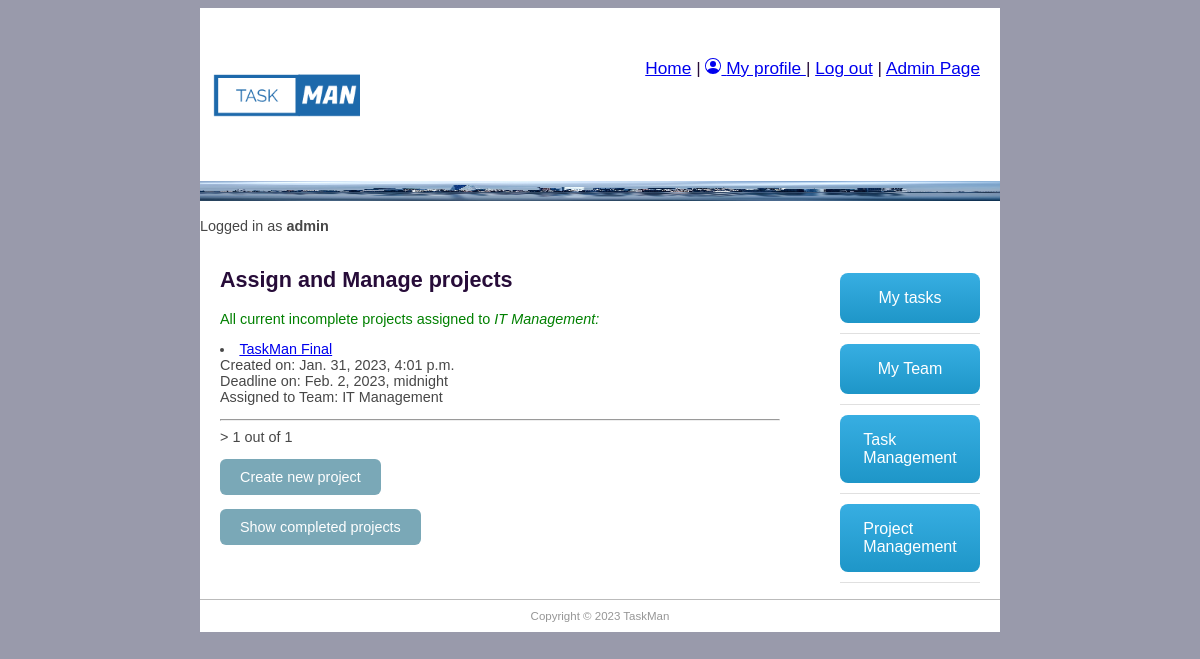
Page /taskman/projects/ (signed in) on the committed database.
### taskman/models.py (models this page shows, shortened)
class Employee(models.Model):
    user = models.OneToOneField(User, on_delete=models.CASCADE)
    group_id = models.ForeignKey(Group, help_text='Assign to a team', on_delete=models.SET_NULL, null=True, blank=True)
    photo = models.ImageField(default='default.png', upload_to='profile_pics')
    team_role = models.ForeignKey(TeamRole, help_text='Assign a position', on_delete=models.SET_NULL, null=True, blank=True)
    task_number = models.IntegerField('Number of tasks assigned', default=0)

class Project(models.Model):
    title = models.CharField('Project title', max_length=100, help_text='Enter project title')
    description = models.TextField('Description', max_length=2000, help_text='Enter project description')
    group_id = models.ForeignKey(Group, help_text='Assign to a team', blank=True, on_delete=models.SET_NULL, null=True)
    employee_req = models.IntegerField('Number of employees expected. Min:1', default=0, validators=[MinValueValidator(1)])
    enddate = models.DateTimeField('Requested finish date', null=True, blank=True)
    created_on = models.DateTimeField(editable=False, auto_now_add=True)
    updated_on = models.DateTimeField(editable=False, auto_now_add=True)
    completed_on = models.BooleanField('Completed', default=False)

### taskman/views.py (the view)
# urls.py: path('projects/', views.ProjectListView.as_view(), name='all_projects'),
class ProjectListView(LoginRequiredMixin, generic.ListView):
    model = Project
    paginate_by = 5
    template_name = 'project_list.html'
    def get_queryset(self):
        current_employee = Employee.objects.get(user=self.request.user)
        task_list = Project.objects.filter(group_id__id=current_employee.group_id.id).filter(completed_on=False)
        return task_list
    def get_context_data(self, **kwargs):
        context = super().get_context_data(**kwargs)
        current_employee = Employee.objects.get(user=self.request.user)
        context['current_employee'] = current_employee
        return context

### taskman/templates/project_list.html (shortened to what this page needs)
{% extends "base.html" %}
{% block content %}
{% if current_employee.team_role.name == 'Manager' or current_employee.team_role.name == 'Team Lead'%}
<h1>Assign and Manage projects</h1>
<p style="color:green">All current incomplete projects assigned to <em>{{current_employee.group_id.name}}:</em> </p>
{% for project_obj in project_list %}
<li> <a href="{{project_obj.id}}">{{project_obj.title}}</a> <br> Created on: {{project_obj.created_on}} <br> Deadline on: {{project_obj.enddate}}
    <br> Assigned to Team: {{project_obj.group_id}}
</li>
{% endfor %}
<hr>
<div class="pagination"><span class="step-links">>
        <span class="current">
            {{ page_obj.number }} out of {{ page_obj.paginator.num_pages }}</span>
    </span></div>
{% if current_employee.team_role.name == 'Manager' %}
<a class="button-cool" href="{% url 'project-new' %}">Create new project</a>
{% endif %}
<a class="button-cool" href="{% url 'all_projects_c' %}">Show completed projects</a>
{%else%}
<h3>You do not have permission to view this page</h3>
{%endif%}
{% endblock %}

### taskman/templates/base.html (shortened to what this page needs)
{% load static %}
<!doctype html>
<html>
  <head>
    <link href="{% static 'css/main.css' %}" rel="stylesheet" type="text/css">
  </head>
  <body>
    <div id="wrapper">
    <header id="header">
      <div id="logo"><img src="{% static 'css/logo.png' %}" alt="" width="150" height="150"/></div>
      <div id="top_menu"><a href="/">Home</a> |
        {% if user.is_authenticated%}
            <a href="{% url 'employee-page' %}">
                My profile
            </a>
              | <a href="{% url 'logout' %}">Log out</a>
            {% else%}
            <a href="{% url 'login' %}">Login</a>
        {% endif %}
          | <a href="{% url 'admin:index' %}">Admin Page</a>
        </div>
      <div id="topbanner"><img src="{% static 'css/pexels-pixabay-290595.jpg' %}" alt="" width="800" height="20"/></div>
        <p>Logged in as <strong>{{user.username}}</strong></p>
    </header>
      <aside id="rightsidebar">
      <nav id="nav">
        {% if user.is_authenticated%}
          <ul>
            <li><a href="{% url 'tasks_name' %}" class="button-43">My tasks</a></li>
            <li><a href="{% url 'my-team' %}" class="button-43">My Team</a></li>
                {% if current_employee.team_role.name == 'Manager' or current_employee.team_role.name == 'Team Lead' or current_employee.team_role.name == 'Senior' %}
                <li><a href="{% url 'all_tasks' %}" class="button-43">Task Management</a></li>
                {% endif %}
                {% if current_employee.team_role.name == 'Manager' or current_employee.team_role.name == 'Team Lead'%}
                <li><a href="{% url 'all_projects' %}" class="button-43">Project Management</a></li>
                {% endif %}
          </ul>
        {% endif %}
      </nav>
    </aside>
    <section id="main">
      {% block content %}{% endblock content %}
    </section>
    <footer id="footer">Copyright &copy;
       TaskMan
    </footer>
    </div>
  </body>
</html>

### taskman/static/css/main.css (style rules this page uses)
#header { border-style: none; width: 800px; height: auto; }
#wrapper { margin-top: 0px; margin-left: auto; margin-right: auto; background-color: #FFFFFF; width: 800px; }
body { background-color: #999AAB; font-family: "Trebuchet MS", Helvetica, sans-serif; font-size: 0.9em; text-align: justify; color: #474747; }
h1 { color: #270c39; }
#footer { text-align: center; font-size: 0.8em; padding-top: 10px; padding-bottom: 10px; background-color: #FFFFFF; border-top: thin solid #BBBBBB; clear: both; color: #969696; }
#nav li { padding-top: 10px; padding-bottom: 10px; font-size: 1em; list-style-type: none; border-bottom: thin solid #e0e0e0; color: #1e9d36; left: 0px; list-style-position: inside; }
#nav li a { text-decoration: none; }
#rightsidebar { width: 180px; height: 350px; float: right; padding-right: 20px; }
#main { width: 560px; float: left; margin: 0 10px 50px 20px; padding-right: 10px; }
#logo { padding: 10px; float: left; }
#top_menu { float: right; padding: 50px 20px 0px 0px; font-size: 1.2em; color: #270c39; }
.button-43 { background-image: linear-gradient(-180deg, #37AEE2 0%, #1E96C8 100%); border-radius: .5rem; box-sizing: border-box; color: #FFFFFF; display: flex; font-size: 16px; justify-content: center; padding: 1rem 1.75rem; text-decoration: none; width: 100%; border: 0; cursor: pointer; user-select: none; -webkit-user-select: none; touch-action: manipulation; }
@media (min-width: 768px) { .button-43 { padding: 1rem 2rem; } }
.button-cool { display: inline-block; padding: 10px 20px; text-align: center; text-decoration: none; color: #ffffff; background-color: #7aa8b7; border-radius: 6px; outline: none; }

### rows in the picture
Employee: group_id.name "IT Management"
Project: title "TaskMan Final", created_on "Jan. 31, 2023, 4:01 p.m.", enddate "Feb. 2, 2023, midnight", group_id "IT Management"

### other values in the picture
{{ user.username }} "admin"
{{ page_obj.number }} "1"
{{ page_obj.paginator.num_pages }} "1"
